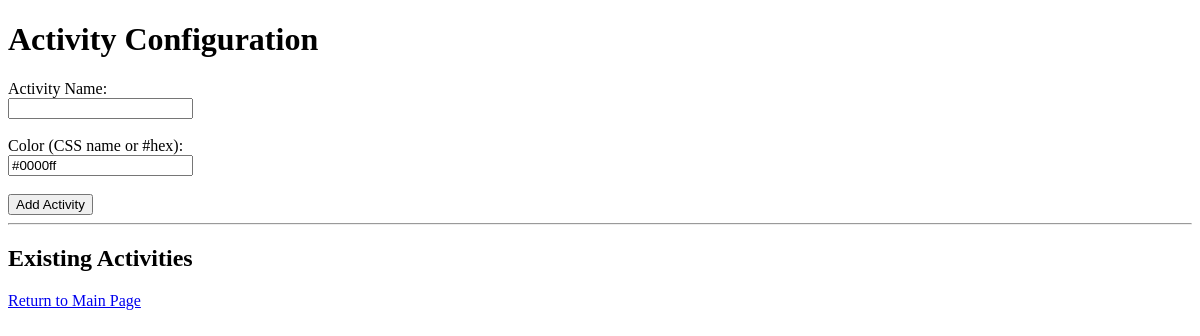
The app's page /activities/ (signed in), older data.
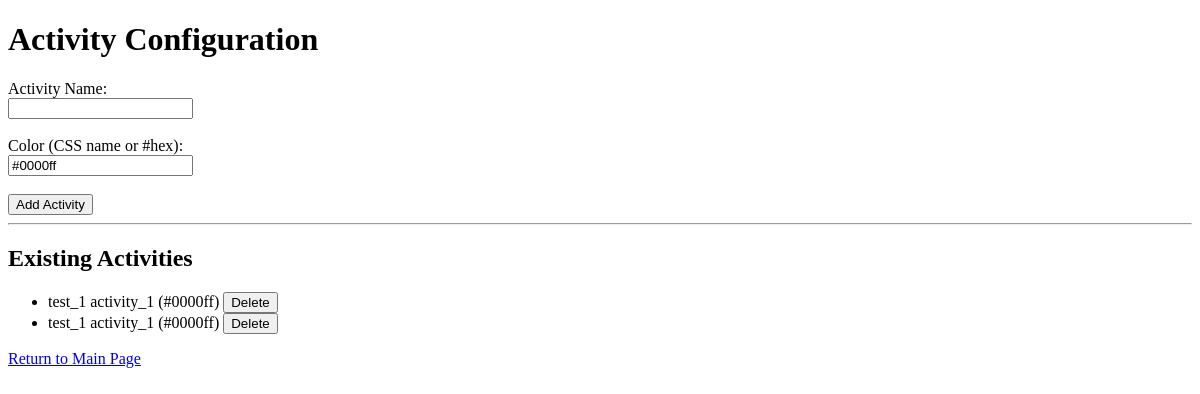
The same page, newer data.
### mainpage/models.py (models this page shows, shortened)
class ActivityMapping(models.Model):
    user_id = models.IntegerField()
    name = models.CharField(max_length=100)
    color = models.CharField(max_length=50, default="#000000")

### mainpage/views.py (the view, shortened to what this page needs)
# urls.py: path('activities/', activity_config_view, name='activity_config_view'),
@login_required
def activity_config_view(request):
    activities = ActivityMapping.objects.filter(user_id=request.user.id).order_by('id')
    return render(request, 'mainpage/activity_config.html', {'activities': activities})

### mainpage/templates/mainpage/activity_config.html (shortened to what this page needs)
{% load static %}
<!DOCTYPE html>
<html>
<head>
</head>
<body>
  <h1>Activity Configuration</h1>
  <form method="POST">
    <label for="name">Activity Name:</label><br/>
    <input type="text" name="name" required><br/><br/>
    <label for="color">Color (CSS name or #hex):</label><br/>
    <input type="text" name="color" value="#0000ff" required><br/><br/>
    <button type="submit">Add Activity</button>
  </form>
  <hr/>
  <h2>Existing Activities</h2>
  <ul>
    {% for act in activities %}
      <li style="color: '{{ act.color }}';">
        {{ act.name }} ({{ act.color }})
        <form method="POST" style="display:inline;">
          <button type="submit">Delete</button>
        </form>
      </li>
    {% endfor %}
  </ul>
  <p><a href="{% url 'main_page' %}">Return to Main Page</a></p>
</body>
</html>

Row changes from the older to the newer data that the page shows:
added ActivityMapping: name "test_1 activity_1", color "#0000ff"
added ActivityMapping: name "test_1 activity_1", color "#0000ff"
